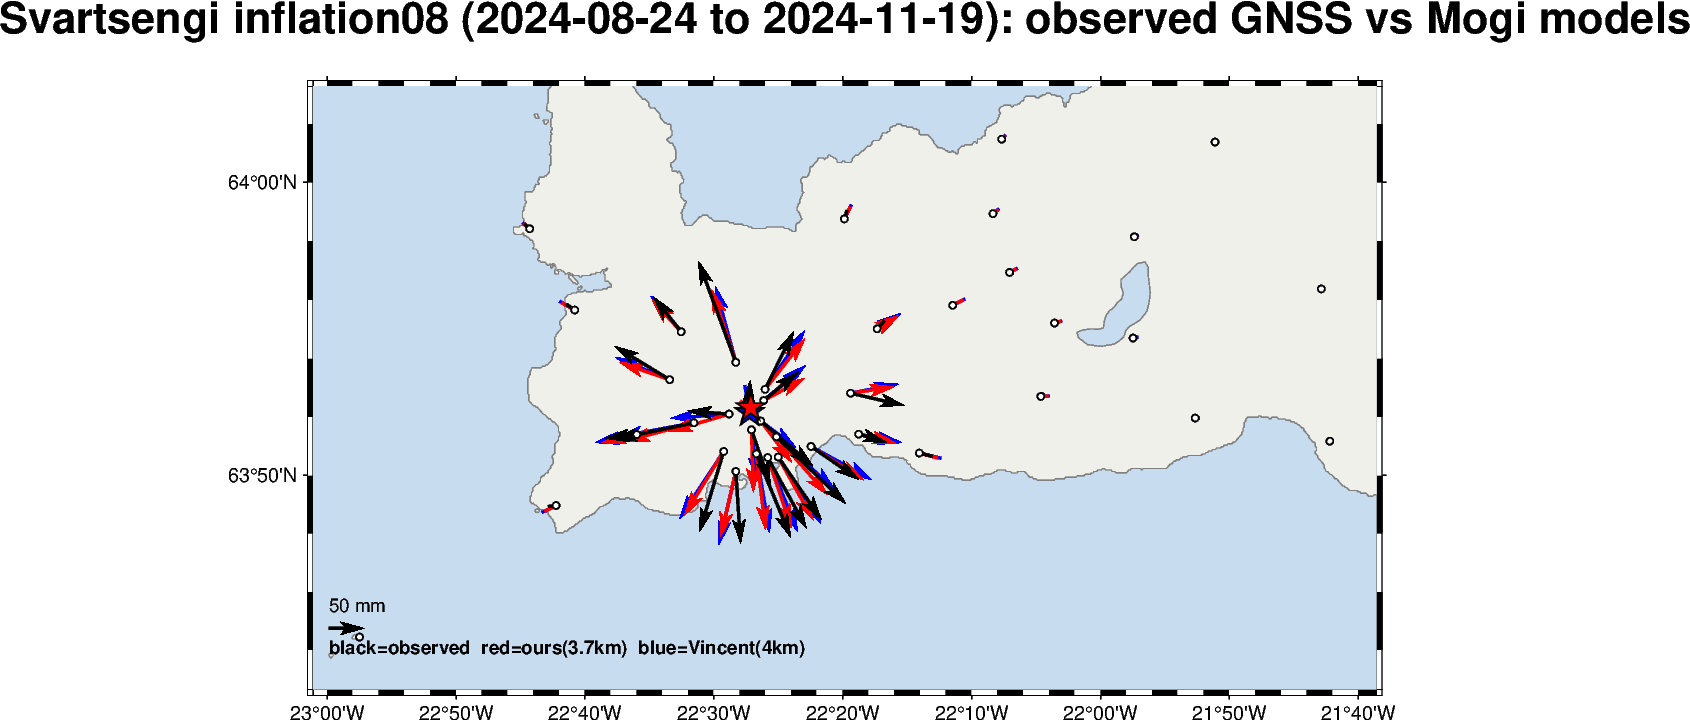

Here is the Python script that generated this plot:
"""Mogi model vs observed GNSS displacement-vector comparison (PyGMT).

Reproduces the Svartsengi *inflation08* validation figure: observed GNSS
horizontal displacement over an inflation window compared against two Mogi
point-source models — our GNSS-only fit and Vincent's operational model —
overlaid on a PyGMT map of the Reykjanes peninsula. This is the visual
companion to the ``gps_api`` real-data reconciliation (Pearson r = 0.993);
the near-identical red/blue fields despite different (depth, ΔV) illustrate
the classic depth-volume trade-off.

Data provenance
---------------
Reads the ``gps_api`` real-data validation fixture (gitignored; regenerate with
``gps-api-validate-deformation fetch`` — see ``gps_api/src/gps_api/validation``):
- ``reconciliation.json`` — our fitted Mogi source + window + station list
- ``manifest.json``        — Vincent's fixed source geometry + final ΔV
- ``neu/<STA>.NEU``        — observed displacement series (window end − start)
Station coordinates come from ``gps_parser``; model predictions from
``gps_analysis.mogi_forward``.

Requirements
------------
The ``maps`` extra (PyGMT) + a GMT ≥ 6 C library. Run with the GMT env set::

    export GMT_LIBRARY_PATH=$HOME/git/gmt/install/lib   # from-source build
    uv run --extra maps python examples/mogi_vector_comparison.py \\
        --fixture ~/work/projects/gpslibrary/gps_api/tests/fixtures/realdata \\
        --out examples/mogi_vector_comparison.png
"""

from __future__ import annotations

import argparse
import datetime as dt
import json
from pathlib import Path

import numpy as np

DEFAULT_FIXTURE = (
    Path.home() / "work/projects/gpslibrary/gps_api/tests/fixtures/realdata"
)


def _neu_window(path: Path, start: dt.date, end: dt.date) -> tuple[float, float] | None:
    """Observed (dE, dN) [mm] over [start, end] from a ``.NEU`` series."""
    if not path.exists():
        return None
    dates, dN, dE = [], [], []
    for line in path.read_text().splitlines():
        if line.startswith("#") or not line.strip():
            continue
        p = line.split()
        try:
            dates.append(dt.datetime.strptime(p[0], "%Y/%m/%d").date())
        except ValueError:
            continue
        dN.append(float(p[2]))
        dE.append(float(p[4]))
    if not dates:
        return None
    i0 = int(np.argmin([abs((d - start).days) for d in dates]))
    i1 = int(np.argmin([abs((d - end).days) for d in dates]))
    return dE[i1] - dE[i0], dN[i1] - dN[i0]


def main() -> None:
    ap = argparse.ArgumentParser(description=__doc__)
    ap.add_argument("--fixture", type=Path, default=DEFAULT_FIXTURE)
    ap.add_argument("--out", type=Path, default=Path("mogi_vector_comparison.png"))
    args = ap.parse_args()

    import pygmt  # noqa: PLC0415 — optional 'maps' extra; import lazily
    from gps_analysis import MogiSource, local_coordinates, mogi_forward  # noqa: PLC0415
    from gps_parser import ConfigParser  # noqa: PLC0415

    rec = json.loads((args.fixture / "reconciliation.json").read_text())
    man = json.loads((args.fixture / "manifest.json").read_text())
    start = dt.date.fromisoformat(rec["window_start"])
    end = dt.date.fromisoformat(rec["window_end"])
    ours = dict(
        lon=rec["source_lon_mean"],
        lat=rec["source_lat_mean"],
        depth=rec["depth_mean_km"] * 1e3,
        dv=rec["final_ours_m3"],
    )
    v = man["vincent_source"]
    vinc = dict(lon=v["lon"], lat=v["lat"], depth=v["depth_m"], dv=v["dv_m3_final"])

    cp = ConfigParser()
    lon, lat, names = [], [], []
    for s in rec["stations_used"]:
        try:
            info = cp.getStationInfo(s)["station"]
        except Exception:  # noqa: BLE001 — station absent from config
            continue
        lon.append(float(info["longitude"]))
        lat.append(float(info["latitude"]))
        names.append(s)
    lon, lat = np.array(lon), np.array(lat)

    def model(src: dict) -> tuple[np.ndarray, np.ndarray]:
        e, n = local_coordinates(lon, lat, src["lon"], src["lat"])
        enu = mogi_forward(
            e, n, MogiSource(x=0.0, y=0.0, depth=src["depth"], dv=src["dv"])
        )
        return enu[0] * 1e3, enu[1] * 1e3  # E, N in mm

    obsE = np.full(len(names), np.nan)
    obsN = np.full(len(names), np.nan)
    for i, s in enumerate(names):
        d = _neu_window(args.fixture / "neu" / f"{s}.NEU", start, end)
        if d:
            obsE[i], obsN[i] = d
    ourE, ourN = model(ours)
    vinE, vinN = model(vinc)

    region = [lon.min() - 0.06, lon.max() + 0.06, lat.min() - 0.03, lat.max() + 0.03]
    fig = pygmt.Figure()
    fig.basemap(
        region=region,
        projection="M18c",
        frame=[
            "af",
            f"+tSvartsengi {rec['cycle']} ({rec['window_start']} to "
            f"{rec['window_end']}): observed GNSS vs Mogi models",
        ],
    )
    fig.coast(
        land="240/240/235",
        water="200/220/240",
        shorelines="0.4p,gray50",
        resolution="f",
    )

    scale = 0.012  # cm(map) per mm(displacement)

    def velo(ve, vn, mask, color):
        z = np.zeros(int(mask.sum()))
        data = np.column_stack([lon[mask], lat[mask], ve[mask], vn[mask], z, z, z])
        fig.velo(
            data=data,
            spec=f"e{scale}/0.39/0",
            pen=f"1.4p,{color}",
            vector=f"0.4c+p1.4p,{color}+e+g{color}",
        )

    allm = np.ones(len(names), dtype=bool)
    velo(vinE, vinN, allm, "blue")
    velo(ourE, ourN, allm, "red")
    velo(obsE, obsN, np.isfinite(obsE), "black")

    fig.plot(x=lon, y=lat, style="c0.12c", fill="white", pen="0.6p,black")
    fig.plot(
        x=[vinc["lon"]], y=[vinc["lat"]], style="a0.5c", fill="blue", pen="0.6p,black"
    )
    fig.plot(
        x=[ours["lon"]], y=[ours["lat"]], style="a0.5c", fill="red", pen="0.6p,black"
    )

    rlon, rlat = region[0] + 0.02, region[2] + 0.02
    fig.velo(
        data=np.array([[rlon, rlat + 0.015, 50.0, 0.0, 0, 0, 0]]),
        spec=f"e{scale}/0.39/0",
        pen="1.4p,black",
        vector="0.4c+p1.4p,black+e+gblack",
    )
    fig.text(x=rlon, y=rlat + 0.028, text="50 mm", font="9p,Helvetica", justify="LM")
    fig.text(
        x=rlon,
        y=rlat + 0.004,
        text="black=observed  red=ours(3.7km)  blue=Vincent(4km)",
        font="9p,Helvetica-Bold",
        justify="LM",
    )

    fig.savefig(str(args.out), dpi=150)
    print(
        f"saved {args.out}  ({len(names)} stations, "
        f"peak |obs| = {np.nanmax(np.hypot(obsE, obsN)):.0f} mm)"
    )


if __name__ == "__main__":
    main()
